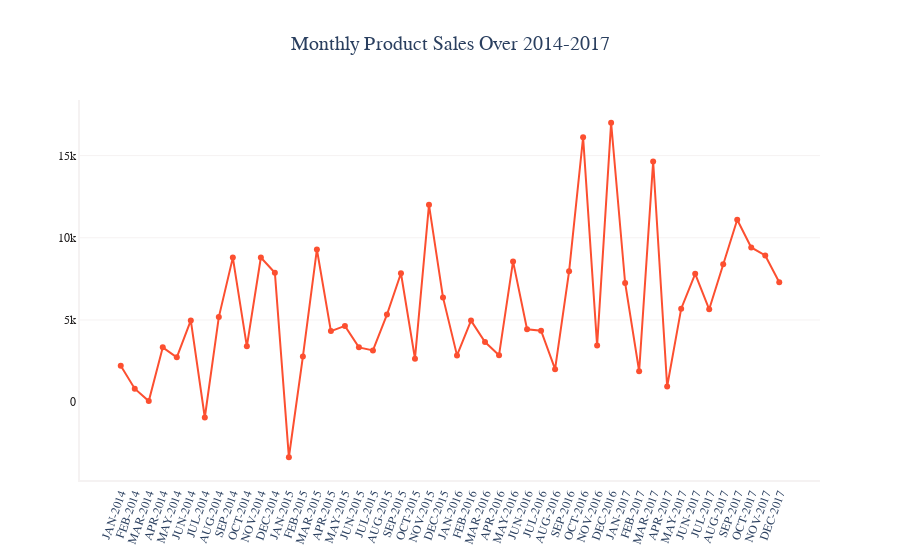

The code cell stored with this chart in its notebook:
### Code cell
fig = go.Figure()
fig.add_trace(go.Scatter( 
    x = monthly_df['month_year'], 
    y = monthly_df['total_profits'],
    mode = 'lines + markers',
    name = 'Montly Sales',
    marker_color = '#fc4f30',
))
fig.update_layout(plot_bgcolor = 'white', title = 'Monthly Product Sales Over 2014-2017', 
                  title_font_family = 'Arial', title_font_size = 20, title_x = 0.5)
fig.update_xaxes(showline = True, linecolor = '#f5f2f2', linewidth = 2, tickfont_family = 'Arial', tickfont_size = 12, tickangle =290)
fig.update_yaxes(showline = True, linecolor = '#f5f2f2', showgrid = True, gridwidth = 1, gridcolor = '#f5f2f2',
                 linewidth = 2, tickfont_family = 'Arial', tickfont_color = '#221f1f', tickfont_size = 12)
fig.show()

### Figure 1 — Plotly figure (JSON) as saved in the notebook; plotly's stock layout.template omitted (floating-point values rounded to 4 significant figures)
{"data": [{"marker": {"color": "#fc4f30"}, "mode": "lines+markers", "name": "Montly Sales", "type": "scatter", "x": ["JAN-2014", "FEB-2014", "MAR-2014", "APR-2014", "MAY-2014", "JUN-2014", "JUL-2014", "AUG-2014", "SEP-2014", "OCT-2014", "NOV-2014", "DEC-2014", "JAN-2015", "FEB-2015", "MAR-2015", "APR-2015", "MAY-2015", "JUN-2015", "JUL-2015", "AUG-2015", "SEP-2015", "OCT-2015", "NOV-2015", "DEC-2015", "JAN-2016", "FEB-2016", "MAR-2016", "APR-2016", "MAY-2016", "JUN-2016", "JUL-2016", "AUG-2016", "SEP-2016", "OCT-2016", "NOV-2016", "DEC-2016", "JAN-2017", "FEB-2017", "MAR-2017", "APR-2017", "MAY-2017", "JUN-2017", "JUL-2017", "AUG-2017", "SEP-2017", "OCT-2017", "NOV-2017", "DEC-2017"], "y": [2210.0, 822.7, 66.19, 3337.0, 2729.0, 4971.0, -931.6, 5176.0, 8794.0, 3395.0, 8801.0, 7873.0, -3350.0, 2775.0, 9288.0, 4325.0, 4638.0, 3334.0, 3151.0, 5331.0, 7843.0, 2649.0, 12000.0, 6372.0, 2847.0, 4964.0, 3660.0, 2859.0, 8563.0, 4438.0, 4349.0, 2009.0, 7962.0, 16120.0, 3443.0, 17000.0, 7252.0, 1882.0, 14640.0, 953.1, 5689.0, 7805.0, 5649.0, 8397.0, 11100.0, 9412.0, 8927.0, 7291.0]}], "layout": {"autosize": true, "plot_bgcolor": "white", "title": {"font": {"family": "Arial", "size": 20}, "text": "Monthly Product Sales Over 2014-2017", "x": 0.5}, "xaxis": {"autorange": true, "linecolor": "#f5f2f2", "linewidth": 2, "range": [-2.844, 49.84], "showline": true, "tickangle": -70, "tickfont": {"family": "Arial", "size": 12}, "type": "category"}, "yaxis": {"autorange": true, "gridcolor": "#f5f2f2", "gridwidth": 1, "linecolor": "#f5f2f2", "linewidth": 2, "range": [-5029.0, 18680.0], "showgrid": true, "showline": true, "tickfont": {"color": "#221f1f", "family": "Arial", "size": 12}, "type": "linear"}}}
